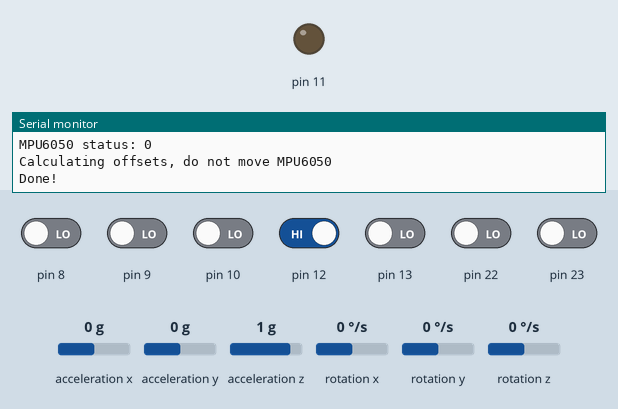
This sketch was run on a simulated Arduino Uno, built with avr-gcc and run on an emulated ATmega328P. On the bench: output pins drawn as LEDs (lit = HIGH), the last lines printed to the serial monitor. The test bench sets the inputs (shaded band); at power-on: pin 12 HIGH, pin 8–10, pin 13, pin 22, pin 23 LOW, acceleration x 0 g, acceleration y 0 g, acceleration z 1 g, rotation x 0 °/s, rotation y 0 °/s, rotation z 0 °/s.

Above: at 3.2 s.
3.3 s: pin 12 driven LOW
At 3.9 s:
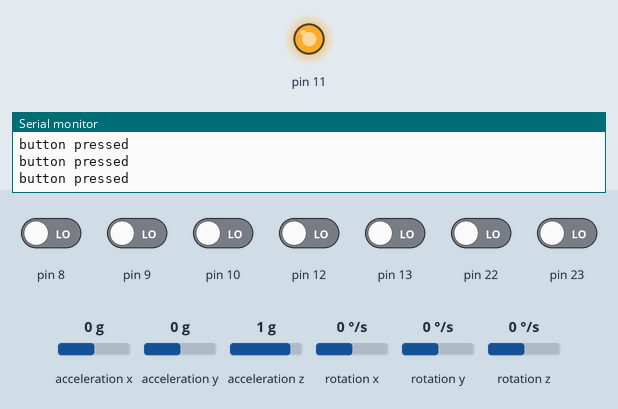
4.8 s: pin 12 driven HIGH
At 5.8 s:
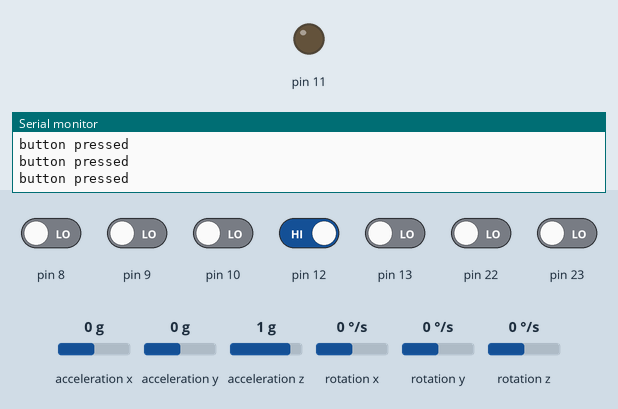
Timing chart, 0 to 7.8 s (numbered marks = the images above; inputs shaded):
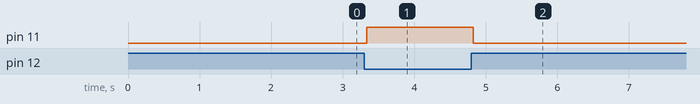

Measured:
- after the input at 3.3 s, pin 11: LOW → HIGH at once
- after the input at 4.8 s, pin 11: HIGH → LOW at once

The sketch:

GetAllData2.ino
```cpp
// (licence header left out)
#include "Wire.h"
#include <MPU6050_light.h>
//#include <digital

MPU6050 mpu(Wire);

long timer = 0;

float prevAccX = 0;
float prevAccY = 0;
float prevAccZ = 0;

float currAccX;
float currAccY;
const float THRESHOLD_DIFF = 0.3;

void setup() {
  Serial.begin(9600);
  Wire.begin();

  byte status = mpu.begin();
  Serial.print(F("MPU6050 status: "));
  Serial.println(status);
  //while(status!=0){ } // stop everything if could not connect to MPU6050

  Serial.println(F("Calculating offsets, do not move MPU6050"));
  delay(1000);
  mpu.calcOffsets(true,true); // gyro and accelero
  Serial.println("Done!\n");

  pinMode(11, OUTPUT);

}

void loop() {
  mpu.update();

  //PORTB


  currAccX = mpu.getAccX();
  currAccY = mpu.getAccY();
  int button = (PINB & (1<<PB4));

  if(millis() - timer > 50){
    if ((abs(currAccX - prevAccX) > 1.5)||(abs(currAccY-prevAccY) >1.5)) {
        Serial.println("shoot!");
        delay(700);
    }

    if (button == 0){
      //PORTB |= (1<<PB3);
      digitalWrite(11, HIGH);

      Serial.println("button pressed");
    }
    else{
      digitalWrite(11, LOW);
    }
    timer = millis();
    //delay(700);
    prevAccX = currAccX;
    prevAccY = currAccY;
  }
}
```
